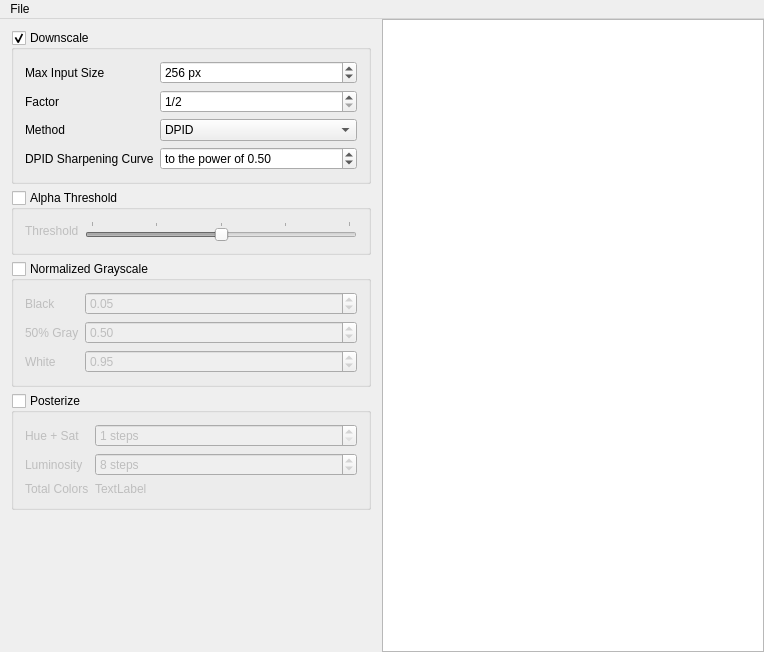
<?xml version="1.0" encoding="UTF-8"?>
<ui version="4.0">
 <class>MainWindow</class>
 <widget class="QMainWindow" name="MainWindow">
  <property name="geometry">
   <rect>
    <x>0</x>
    <y>0</y>
    <width>764</width>
    <height>652</height>
   </rect>
  </property>
  <property name="windowTitle">
   <string>Super Posterize</string>
  </property>
  <property name="unifiedTitleAndToolBarOnMac">
   <bool>true</bool>
  </property>
  <widget class="QWidget" name="centralWidget">
   <layout class="QGridLayout" name="gridLayout">
    <property name="leftMargin">
     <number>0</number>
    </property>
    <property name="topMargin">
     <number>0</number>
    </property>
    <property name="rightMargin">
     <number>0</number>
    </property>
    <property name="bottomMargin">
     <number>0</number>
    </property>
    <property name="spacing">
     <number>0</number>
    </property>
    <item row="0" column="1">
     <widget class="QGraphicsView" name="preview"/>
    </item>
    <item row="0" column="0">
     <widget class="QWidget" name="widget" native="true">
      <layout class="QVBoxLayout" name="verticalLayout">
       <item>
        <widget class="QGroupBox" name="settings_Downscale">
         <property name="title">
          <string>Downscale</string>
         </property>
         <property name="checkable">
          <bool>true</bool>
         </property>
         <layout class="QFormLayout" name="formLayout">
          <item row="0" column="0">
           <widget class="QLabel" name="label_5">
            <property name="text">
             <string>Max Input Size</string>
            </property>
           </widget>
          </item>
          <item row="0" column="1">
           <widget class="QSpinBox" name="input_MaxInputSize">
            <property name="suffix">
             <string> px</string>
            </property>
            <property name="maximum">
             <number>2048</number>
            </property>
            <property name="value">
             <number>256</number>
            </property>
           </widget>
          </item>
          <item row="1" column="0">
           <widget class="QLabel" name="label">
            <property name="text">
             <string>Factor</string>
            </property>
           </widget>
          </item>
          <item row="1" column="1">
           <widget class="QSpinBox" name="input_DownscaleFactor">
            <property name="suffix">
             <string/>
            </property>
            <property name="prefix">
             <string>1/</string>
            </property>
            <property name="minimum">
             <number>2</number>
            </property>
            <property name="maximum">
             <number>16</number>
            </property>
            <property name="value">
             <number>2</number>
            </property>
           </widget>
          </item>
          <item row="2" column="0">
           <widget class="QLabel" name="label_4">
            <property name="text">
             <string>Method</string>
            </property>
           </widget>
          </item>
          <item row="2" column="1">
           <widget class="QComboBox" name="input_ScalingMethod">
            <item>
             <property name="text">
              <string>DPID</string>
             </property>
            </item>
            <item>
             <property name="text">
              <string>AVIR</string>
             </property>
            </item>
            <item>
             <property name="text">
              <string>Bilinear</string>
             </property>
            </item>
           </widget>
          </item>
          <item row="3" column="1">
           <widget class="QDoubleSpinBox" name="input_SharpeningCurve">
            <property name="prefix">
             <string>to the power of </string>
            </property>
            <property name="maximum">
             <double>5.000000000000000</double>
            </property>
            <property name="singleStep">
             <double>0.100000000000000</double>
            </property>
            <property name="value">
             <double>0.500000000000000</double>
            </property>
           </widget>
          </item>
          <item row="3" column="0">
           <widget class="QLabel" name="label_8">
            <property name="text">
             <string>DPID Sharpening Curve</string>
            </property>
           </widget>
          </item>
         </layout>
        </widget>
       </item>
       <item>
        <widget class="QGroupBox" name="settings_AlphaThreshold">
         <property name="title">
          <string>Alpha Threshold</string>
         </property>
         <property name="checkable">
          <bool>true</bool>
         </property>
         <property name="checked">
          <bool>false</bool>
         </property>
         <layout class="QFormLayout" name="formLayout_4">
          <item row="0" column="1">
           <widget class="QSlider" name="input_AlphaThreshold">
            <property name="maximum">
             <number>100</number>
            </property>
            <property name="value">
             <number>50</number>
            </property>
            <property name="orientation">
             <enum>Qt::Horizontal</enum>
            </property>
            <property name="tickPosition">
             <enum>QSlider::TicksAbove</enum>
            </property>
            <property name="tickInterval">
             <number>25</number>
            </property>
           </widget>
          </item>
          <item row="0" column="0">
           <widget class="QLabel" name="label_7">
            <property name="text">
             <string>Threshold</string>
            </property>
           </widget>
          </item>
         </layout>
        </widget>
       </item>
       <item>
        <widget class="QGroupBox" name="settings_NormalizeLuminance">
         <property name="enabled">
          <bool>true</bool>
         </property>
         <property name="title">
          <string>Normalized Grayscale</string>
         </property>
         <property name="checkable">
          <bool>true</bool>
         </property>
         <property name="checked">
          <bool>false</bool>
         </property>
         <layout class="QFormLayout" name="formLayout_2">
          <item row="0" column="0">
           <widget class="QLabel" name="label_MinPoint">
            <property name="text">
             <string>Black</string>
            </property>
           </widget>
          </item>
          <item row="0" column="1">
           <widget class="QDoubleSpinBox" name="input_BlackPoint">
            <property name="suffix">
             <string/>
            </property>
            <property name="maximum">
             <double>0.250000000000000</double>
            </property>
            <property name="singleStep">
             <double>0.050000000000000</double>
            </property>
            <property name="value">
             <double>0.050000000000000</double>
            </property>
           </widget>
          </item>
          <item row="1" column="0">
           <widget class="QLabel" name="label_MidPoint">
            <property name="text">
             <string>50% Gray</string>
            </property>
           </widget>
          </item>
          <item row="1" column="1">
           <widget class="QDoubleSpinBox" name="input_GrayPoint">
            <property name="minimum">
             <double>0.250000000000000</double>
            </property>
            <property name="maximum">
             <double>0.750000000000000</double>
            </property>
            <property name="singleStep">
             <double>0.050000000000000</double>
            </property>
            <property name="value">
             <double>0.500000000000000</double>
            </property>
           </widget>
          </item>
          <item row="2" column="0">
           <widget class="QLabel" name="label_MaxPoint">
            <property name="text">
             <string>White</string>
            </property>
           </widget>
          </item>
          <item row="2" column="1">
           <widget class="QDoubleSpinBox" name="input_WhitePoint">
            <property name="minimum">
             <double>0.750000000000000</double>
            </property>
            <property name="maximum">
             <double>1.000000000000000</double>
            </property>
            <property name="singleStep">
             <double>0.050000000000000</double>
            </property>
            <property name="value">
             <double>0.950000000000000</double>
            </property>
           </widget>
          </item>
         </layout>
        </widget>
       </item>
       <item>
        <widget class="QGroupBox" name="settings_Posterize">
         <property name="enabled">
          <bool>true</bool>
         </property>
         <property name="title">
          <string>Posterize</string>
         </property>
         <property name="flat">
          <bool>false</bool>
         </property>
         <property name="checkable">
          <bool>true</bool>
         </property>
         <property name="checked">
          <bool>false</bool>
         </property>
         <layout class="QFormLayout" name="formLayout_3">
          <item row="0" column="0">
           <widget class="QLabel" name="label_2">
            <property name="text">
             <string>Hue + Sat</string>
            </property>
           </widget>
          </item>
          <item row="0" column="1">
           <widget class="QSpinBox" name="input_MaterialSteps">
            <property name="enabled">
             <bool>false</bool>
            </property>
            <property name="suffix">
             <string> steps</string>
            </property>
            <property name="minimum">
             <number>1</number>
            </property>
            <property name="value">
             <number>1</number>
            </property>
           </widget>
          </item>
          <item row="1" column="0">
           <widget class="QLabel" name="label_3">
            <property name="text">
             <string>Luminosity</string>
            </property>
           </widget>
          </item>
          <item row="1" column="1">
           <widget class="QSpinBox" name="input_LuminanceSteps">
            <property name="suffix">
             <string> steps</string>
            </property>
            <property name="minimum">
             <number>1</number>
            </property>
            <property name="maximum">
             <number>128</number>
            </property>
            <property name="value">
             <number>8</number>
            </property>
           </widget>
          </item>
          <item row="2" column="1">
           <widget class="QLabel" name="label_TotalColors">
            <property name="text">
             <string>TextLabel</string>
            </property>
           </widget>
          </item>
          <item row="2" column="0">
           <widget class="QLabel" name="label_6">
            <property name="text">
             <string>Total Colors</string>
            </property>
           </widget>
          </item>
         </layout>
        </widget>
       </item>
       <item>
        <spacer name="verticalSpacer">
         <property name="orientation">
          <enum>Qt::Vertical</enum>
         </property>
         <property name="sizeHint" stdset="0">
          <size>
           <width>20</width>
           <height>40</height>
          </size>
         </property>
        </spacer>
       </item>
      </layout>
     </widget>
    </item>
   </layout>
  </widget>
  <widget class="QMenuBar" name="menuBar">
   <property name="geometry">
    <rect>
     <x>0</x>
     <y>0</y>
     <width>764</width>
     <height>21</height>
    </rect>
   </property>
   <widget class="QMenu" name="menuFile">
    <property name="title">
     <string>File</string>
    </property>
    <addaction name="actionLoad"/>
    <addaction name="actionSave"/>
   </widget>
   <addaction name="menuFile"/>
  </widget>
  <action name="actionLoad">
   <property name="text">
    <string>Load</string>
   </property>
  </action>
  <action name="actionSave">
   <property name="text">
    <string>Save</string>
   </property>
  </action>
 </widget>
 <layoutdefault spacing="6" margin="11"/>
 <resources/>
 <connections>
  <connection>
   <sender>settings_Downscale</sender>
   <signal>toggled(bool)</signal>
   <receiver>MainWindow</receiver>
   <slot>settingsChanged()</slot>
   <hints>
    <hint type="sourcelabel">
     <x>131</x>
     <y>72</y>
    </hint>
    <hint type="destinationlabel">
     <x>262</x>
     <y>213</y>
    </hint>
   </hints>
  </connection>
  <connection>
   <sender>settings_NormalizeLuminance</sender>
   <signal>toggled(bool)</signal>
   <receiver>MainWindow</receiver>
   <slot>settingsChanged()</slot>
   <hints>
    <hint type="sourcelabel">
     <x>131</x>
     <y>156</y>
    </hint>
    <hint type="destinationlabel">
     <x>262</x>
     <y>213</y>
    </hint>
   </hints>
  </connection>
  <connection>
   <sender>settings_Posterize</sender>
   <signal>toggled(bool)</signal>
   <receiver>MainWindow</receiver>
   <slot>settingsChanged()</slot>
   <hints>
    <hint type="sourcelabel">
     <x>131</x>
     <y>321</y>
    </hint>
    <hint type="destinationlabel">
     <x>262</x>
     <y>213</y>
    </hint>
   </hints>
  </connection>
  <connection>
   <sender>input_MaterialSteps</sender>
   <signal>valueChanged(int)</signal>
   <receiver>MainWindow</receiver>
   <slot>settingsChanged()</slot>
   <hints>
    <hint type="sourcelabel">
     <x>162</x>
     <y>303</y>
    </hint>
    <hint type="destinationlabel">
     <x>262</x>
     <y>213</y>
    </hint>
   </hints>
  </connection>
  <connection>
   <sender>input_DownscaleFactor</sender>
   <signal>valueChanged(int)</signal>
   <receiver>MainWindow</receiver>
   <slot>settingsChanged()</slot>
   <hints>
    <hint type="sourcelabel">
     <x>149</x>
     <y>69</y>
    </hint>
    <hint type="destinationlabel">
     <x>262</x>
     <y>213</y>
    </hint>
   </hints>
  </connection>
  <connection>
   <sender>input_LuminanceSteps</sender>
   <signal>valueChanged(int)</signal>
   <receiver>MainWindow</receiver>
   <slot>settingsChanged()</slot>
   <hints>
    <hint type="sourcelabel">
     <x>162</x>
     <y>332</y>
    </hint>
    <hint type="destinationlabel">
     <x>262</x>
     <y>213</y>
    </hint>
   </hints>
  </connection>
  <connection>
   <sender>actionSave</sender>
   <signal>triggered()</signal>
   <receiver>MainWindow</receiver>
   <slot>saveImageAction()</slot>
   <hints>
    <hint type="sourcelabel">
     <x>-1</x>
     <y>-1</y>
    </hint>
    <hint type="destinationlabel">
     <x>262</x>
     <y>213</y>
    </hint>
   </hints>
  </connection>
  <connection>
   <sender>actionLoad</sender>
   <signal>triggered()</signal>
   <receiver>MainWindow</receiver>
   <slot>loadImageAction()</slot>
   <hints>
    <hint type="sourcelabel">
     <x>-1</x>
     <y>-1</y>
    </hint>
    <hint type="destinationlabel">
     <x>262</x>
     <y>213</y>
    </hint>
   </hints>
  </connection>
  <connection>
   <sender>input_MaxInputSize</sender>
   <signal>valueChanged(int)</signal>
   <receiver>MainWindow</receiver>
   <slot>settingsChanged()</slot>
   <hints>
    <hint type="sourcelabel">
     <x>169</x>
     <y>68</y>
    </hint>
    <hint type="destinationlabel">
     <x>262</x>
     <y>213</y>
    </hint>
   </hints>
  </connection>
  <connection>
   <sender>input_AlphaThreshold</sender>
   <signal>valueChanged(int)</signal>
   <receiver>MainWindow</receiver>
   <slot>settingsChanged()</slot>
   <hints>
    <hint type="sourcelabel">
     <x>157</x>
     <y>186</y>
    </hint>
    <hint type="destinationlabel">
     <x>262</x>
     <y>213</y>
    </hint>
   </hints>
  </connection>
  <connection>
   <sender>settings_AlphaThreshold</sender>
   <signal>toggled(bool)</signal>
   <receiver>MainWindow</receiver>
   <slot>settingsChanged()</slot>
   <hints>
    <hint type="sourcelabel">
     <x>131</x>
     <y>179</y>
    </hint>
    <hint type="destinationlabel">
     <x>262</x>
     <y>213</y>
    </hint>
   </hints>
  </connection>
  <connection>
   <sender>input_BlackPoint</sender>
   <signal>valueChanged(double)</signal>
   <receiver>MainWindow</receiver>
   <slot>settingsChanged()</slot>
   <hints>
    <hint type="sourcelabel">
     <x>158</x>
     <y>227</y>
    </hint>
    <hint type="destinationlabel">
     <x>262</x>
     <y>217</y>
    </hint>
   </hints>
  </connection>
  <connection>
   <sender>input_GrayPoint</sender>
   <signal>valueChanged(double)</signal>
   <receiver>MainWindow</receiver>
   <slot>settingsChanged()</slot>
   <hints>
    <hint type="sourcelabel">
     <x>158</x>
     <y>245</y>
    </hint>
    <hint type="destinationlabel">
     <x>262</x>
     <y>217</y>
    </hint>
   </hints>
  </connection>
  <connection>
   <sender>input_WhitePoint</sender>
   <signal>valueChanged(double)</signal>
   <receiver>MainWindow</receiver>
   <slot>settingsChanged()</slot>
   <hints>
    <hint type="sourcelabel">
     <x>158</x>
     <y>263</y>
    </hint>
    <hint type="destinationlabel">
     <x>262</x>
     <y>217</y>
    </hint>
   </hints>
  </connection>
  <connection>
   <sender>input_ScalingMethod</sender>
   <signal>activated(int)</signal>
   <receiver>MainWindow</receiver>
   <slot>settingsChanged()</slot>
   <hints>
    <hint type="sourcelabel">
     <x>169</x>
     <y>110</y>
    </hint>
    <hint type="destinationlabel">
     <x>262</x>
     <y>217</y>
    </hint>
   </hints>
  </connection>
  <connection>
   <sender>input_SharpeningCurve</sender>
   <signal>valueChanged(double)</signal>
   <receiver>MainWindow</receiver>
   <slot>settingsChanged()</slot>
   <hints>
    <hint type="sourcelabel">
     <x>250</x>
     <y>140</y>
    </hint>
    <hint type="destinationlabel">
     <x>381</x>
     <y>325</y>
    </hint>
   </hints>
  </connection>
 </connections>
 <slots>
  <slot>settingsChanged()</slot>
  <slot>saveImageAction()</slot>
  <slot>loadImageAction()</slot>
 </slots>
</ui>
